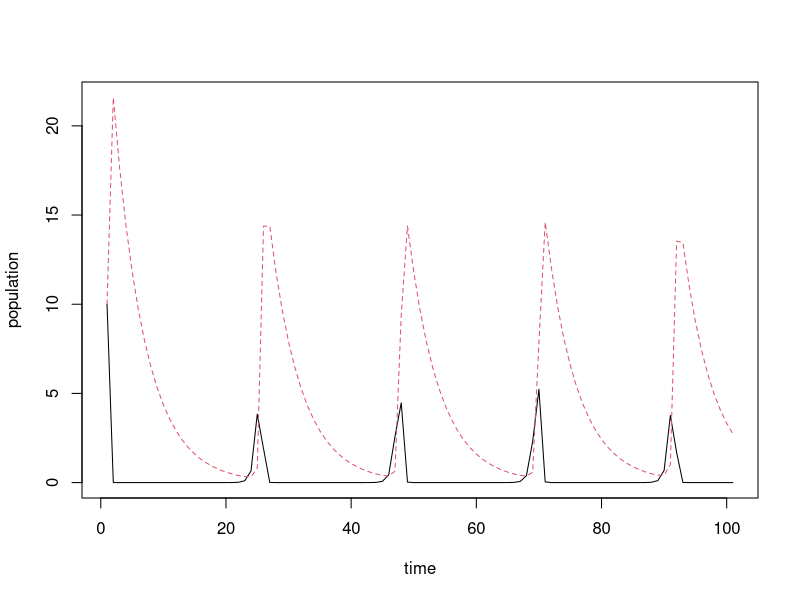
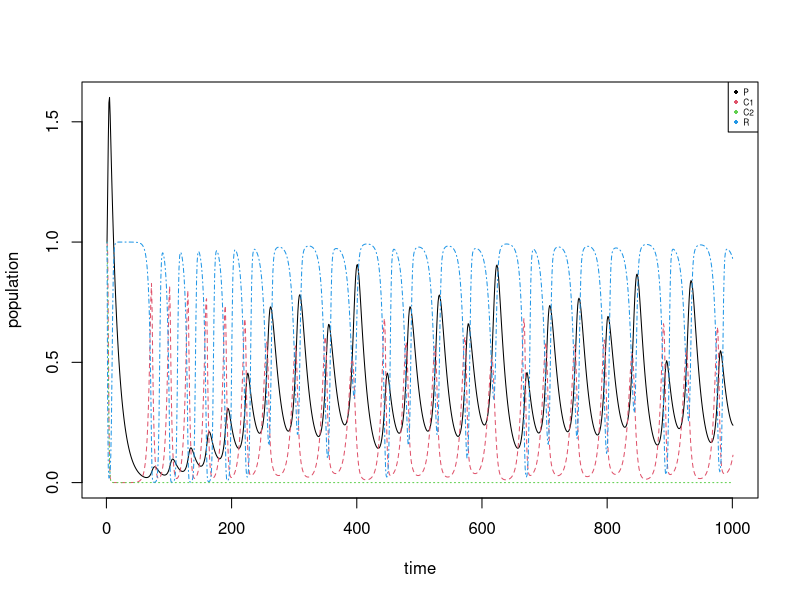

These charts were generated, in order, by the following R code: (Note: this script raises an error after producing the figures.)
## ---- chunk 1
library(tidyverse); library(deSolve)
## ---- chunk 2
LotVmod <- function (Time, State, Pars) {
    with(as.list(c(State, Pars)), {
        dx = x*(alpha - beta*y)
        dy = -y*(gamma - delta*x)
        return(list(c(dx, dy)))
    })
}
 
Pars <- c(alpha = 2, beta = .5, gamma = .2, delta = .6)
State <- c(x = 10, y = 10)
Time <- seq(0, 100, by = 1)
 
out <- as.data.frame(ode(func = LotVmod, y = State, parms = Pars, times = Time))
 
matplot(out[,-1], type = "l", xlab = "time", ylab = "population")
## ---- chunk 3
VassFox <- function (Time, State, Pars) {
    with(as.list(c(State, Pars)), {
      #M_C1_j = M_C1_0 * exp()
      #M_C2_j = M_C2_0 * exp()
      
      dP = - (M_P * P) + ( ( (J_P * P) * ( (O_P_C1 * C1) + ( (1 - O_P_C1) * C2) ) ) / ( (O_P_C1 * C1) + ((1 - O_P_C1) * C2) + C_0) ) 
      dC1 = - (M_C1_0 * C1) + ( (O_C1_R * J_C1 * C1 * R) / (R + R_0_1) ) - ( (O_P_C1 * J_P * P * C1) / ( (O_P_C1 * C1) + ((1 - O_P_C1) * C2) + C_0) )
      dC2 = - (M_C2_0 * C2) + ( (O_C2_R * J_C2 * C2 * R) / (R + R_0_2) ) - ( (O_P_C1 * J_P * P * C2) / ( (O_P_C1 * C1) + ((1 - O_P_C1) * C2) + C_0) )
      dR = r * R * (1 - (R / K)) - ( (O_C1_R * J_C1 * C1 * R) / (R + R_0_1) ) - ( (O_C2_R * J_C2 * C2 * R) / (R + R_0_2) )
      
      return(list(c(dP, dC1, dC2, dR)))
      
    })
}


# from Table 1
pars <- c(
  # resource intrinsic rate of growth
  r = 1.0,
  # resource carrying capacity
  K = 1.0,
  # consumer 1 ingestion rate
  J_C1 = 0.8036,
  # consumer 2 ingestion rate
  J_C2 = 0.7,
  # predator ingestion rate
  J_P = 0.4,
  # medial consumer 1 mortality rate
  M_C1_0 = 0.4,
  # medial consumer 2 mortality rate
  M_C2_0 = 0.2,
  # predator mortality rate
  M_P = 0.08,
  # half saturation constant
  R_0_1 = 0.16129,
  R_0_2 = 0.9,
  C_0 = 0.5,
  # preference coefficient
  O_P_C1 = 0.92,
  O_C1_R = 1.0,
  O_C2_R = 0.98
)

State <- c(P = 1, C1 = 1, C2 = 1, R = 1)
Time <- seq(0, 1000, by = 1)
 
VF_out <- as.data.frame(ode(func = VassFox, y = State, parms = pars, times = Time))
plot.new()
matplot(VF_out[,-1], type = "l", xlab = "time", ylab = "population"); legend("topright", legend = c("P", "C1", "C2", "R"), col = 1:4, cex = 0.5, pch = 16)
## ---- chunk 4
VassFox_Cvar <- function (Time, State, Pars) {
    with(as.list(c(State, Pars)), {
      #M_C1_j = M_C1_0 * exp()
      #M_C2_j = M_C2_0 * exp()
      
      dP = - (M_P * P) + ( ( (J_P * P) * ( (O_P_C1 * C1) + ( (1 - O_P_C1) * C2) ) ) / ( (O_P_C1 * C1) + ((1 - O_P_C1) * C2) + C_0) ) 
      dC1 = - (M_C1 * C1) + ( (O_C1_R * J_C1 * C1 * R) / (R + R_0_1) ) - ( (O_P_C1 * J_P * P * C1) / ( (O_P_C1 * C1) + ((1 - O_P_C1) * C2) + C_0) )
      dC2 = - (M_C2 * C2) + ( (O_C2_R * J_C2 * C2 * R) / (R + R_0_2) ) - ( (O_P_C1 * J_P * P * C2) / ( (O_P_C1 * C1) + ((1 - O_P_C1) * C2) + C_0) )
      dR = r * R * (1 - (R / K)) - ( (O_C1_R * J_C1 * C1 * R) / (R + R_0_1) ) - ( (O_C2_R * J_C2 * C2 * R) / (R + R_0_2) )
      
      return(list(c(dP, dC1, dC2, dR)))
      
    })
}


sigma <- 0.55
ro <- 0.75

z <- matrix(data = rnorm(n = 2*1000, mean = 0, sd = 1), nrow = 2)
cholesky <- matrix(data = c(sigma^2, ro * (sigma ^2), ro * (sigma ^2), sigma ^2), 
                   nrow = 2)
g <- cholesky %*% z

eventfun <- function(t, y, pars) {
  with (as.list(y),{
    z <- matrix(data = rnorm(n = 2, mean = 0, sd = 1), nrow = 2)
    g <- cholesky %*% z
    M_C1 <- 0.4 * g[1]
    M_C2 <- 0.2 * g[2]
    return(c(M_C1, M_C2))
  })
}

# from Table 1
pars <- c(
  # resource intrinsic rate of growth
  r = 1.0,
  # resource carrying capacity
  K = 1.0,
  # consumer 1 ingestion rate
  J_C1 = 0.8036,
  # consumer 2 ingestion rate
  J_C2 = 0.7,
  # predator ingestion rate
  J_P = 0.4,
  # medial consumer 1 mortality rate
  M_C1_0 = 0.4,
  M_C1 = 0,
  # medial consumer 2 mortality rate
  M_C2_0 = 0.2,
  M_C2 = 0,
  # predator mortality rate
  M_P = 0.08,
  # half saturation constant
  R_0_1 = 0.16129,
  R_0_2 = 0.9,
  C_0 = 0.5,
  # preference coefficient
  O_P_C1 = 0.92,
  O_C1_R = 1.0,
  O_C2_R = 0.98
)

State <- c(P = 1, C1 = 1, C2 = 1, R = 1)
Time <- seq(0, 1000, by = 1)
eventtime <- seq(1, 1000, by = 1)
 
VF_out <- as.data.frame(ode(func = VassFox_Cvar, y = State, parms = pars, times = Time,
                            events = list(func = eventfun, 
                                          time = eventtime, pars=cholesky)))
